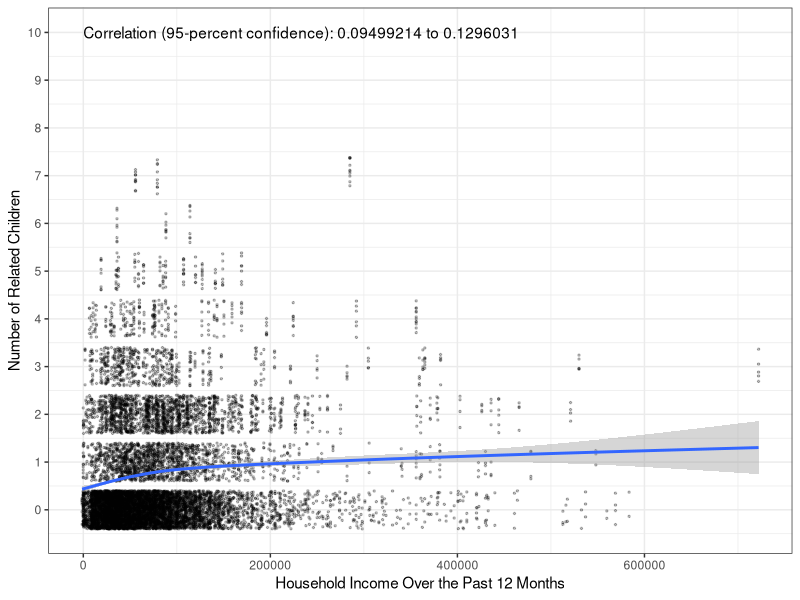

Write the R code that produced this figure.
## ---- chunk 1
library(tidyverse)
library(ggplot2)
## ---- chunk 2
hh_data <- read_csv("household_data_me.csv") %>%
  mutate(struct_type = case_when(
    HHLANP_label=="Japanese"~"Some other language",
    HHLANP_label=="English only household"~"English",
    HHLANP_label=="Korean"~"Some other language",
    HHLANP_label=="German"~"Some other language",
    HHLANP_label=="Other Native North American Languages"~"Some other language",
    HHLANP_label=="Arabic"~"Some other language",
    HHLANP_label=="Thai"~"Some other language",
    HHLANP_label=="Italian"~"some other language",
    HHLANP_label=="Chinese"~"Some other language",
    HHLANP_label=="Pennsylvania German"~"Some other language",
    HHLANP_label=="Urdu"~"Some other language",
    HHLANP_label=="Cebuano"~"Some other language",
    HHLANP_label=="Tagalog"~"Some other language",
    HHLANP_label=="Romanian"~"Some other language",
    HHLANP_label=="Other Bantu Languages"~"Some other language",
    HHLANP_label=="Bosnian"~"Some other language",
    HHLANP_label=="Hindi"~"Some other language",
    HHLANP_label=="Portuguese"~"Some other language",
    HHLANP_label=="Mandarin"~"Some other language",
    HHLANP_label=="Cantonese"~"Some other language",
    HHLANP_label=="Filipino"~"Some other language",
    HHLANP_label=="Bengali"~"Some other language",
    HHLANP_label=="Somali"~"Some other language",
    HHLANP_label=="Serbian"~"Some other language",
    HHLANP_label=="Russian"~"Some other language",
    HHLANP_label=="Vietnamese"~"Some other language",
    HHLANP_label=="Lithuanian"~"Some other language",
    HHLANP_label=="Farsi"~"Some other language",
    HHLANP_label=="Turkish"~"Some other language",
    HHLANP_label=="Tamil"~"Some other language",
    HHLANP_label=="Finnish"~"Some other language",
    HHLANP_label=="Telugu"~"Some other language",
    HHLANP_label=="Swahili"~"Some other language",
    ACCESS_label=="Yes, by paying a cell phone company or Internet service provider"~"Yes",
    ACCESS_label=="No access to the Internet at this house, apartment, or mobile home"~"No",
    ACCESS_label=="Yes, without paying a cell phone company or Internet service provider"~"Yes"))
## ---- chunk 3
correlation <- cor.test(hh_data$HINCP, hh_data$NRC)

correlation
## ---- chunk 4
options(scipen=10000)
ggplot(hh_data, aes(x = HINCP, y = NRC)) +
  geom_point(size = 0.5, alpha = 0.25, position = "jitter") +
  geom_smooth() +
  theme_bw() +
  scale_x_continuous(name = "Household Income Over the Past 12 Months") +
  scale_y_continuous(name = "Number of Related Children", 
                     breaks = seq(0, 10, by = 1),
                     labels = paste(prettyNum(seq(0, 10, by = 1),
                                              big.mark = ","))) +
  annotate(geom = "text", x = 0, y = 10, 
           label = paste("Correlation (95-percent confidence):",
                         prettyNum(correlation$conf.int[1]), 
                         "to",
                         prettyNum(correlation$conf.int[2])),
           hjust = 0)
